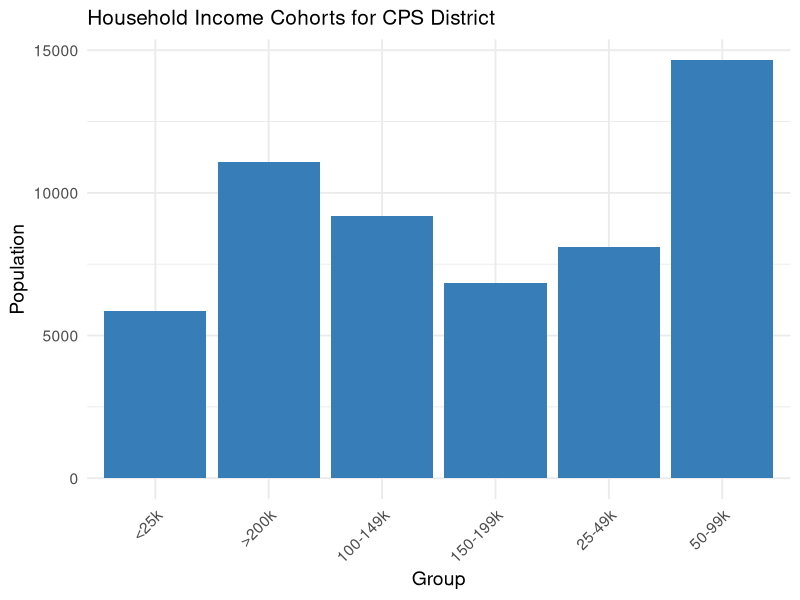

Source code (R):
#### Packages ####

library(tidyverse)

#### Data ####

df_judge <- read_csv("../data/Acs_Data.csv")

df_council <- read_csv("../data/Acs_Data.csv")

df_cps <- read_csv("../data/Acs_Data.csv")

#### Functions ####

make_histogram <- function(district="judge", data="age"){
  
  if(data == "age"){
  
  
  if(district == "judge"){
  df <- df_judge
}
  if(district == "council"){
    df <- df_council
  }
  if(district == "cps"){
    df <- df_cps
  }
  
  if(district == "judge"){
    word <- "Total Pop in Age Cohorts for Municiple Court, District 4"
  }
  if(district == "council"){
    word <- "Total Pop in Age Cohorts for City Council District"
  }
  if(district == "cps"){
    word <- "Total Pop in Age Cohorts for CPS District"
  }

  `0-9` <- sum(df$age_0_9)
  `10-19` <- sum(df$age_10_19)
  `20-29` <- sum(df$age_20_29)
  `30-39` <- sum(df$age_30_39)
  `40-49` <- sum(df$age_40_49)
  `50-59` <- sum(df$age_50_59)
  `60-69` <- sum(df$age_60_69)
  `70-79` <- sum(df$age_70_79)
  `80+` <- sum(df$age_80plus)
  
  
  values <- c(`0-9`,`10-19`,`20-29`,`30-39`,`40-49`,`50-59`,`60-69`,`70-79`,`80+`)
  names(values) <- c("0-9", "10-19", "20-29", "30-39","40-49","50-59","60-69","70-79","80+")
  
  }
  
  if(data == "income"){
    
    
    if(district == "judge"){
      df <- df_judge
    }
    if(district == "council"){
      df <- df_council
    }
    if(district == "cps"){
      df <- df_cps
    }
    
    if(district == "judge"){
      word <- "Household Income Cohorts for Municiple Court, District 4"
    }
    if(district == "council"){
      word <- "Household Income Cohorts for City Council District"
    }
    if(district == "cps"){
      word <- "Household Income Cohorts for CPS District"
    }
    
    `under25` <- sum(df$hhinc_under25k)
    `25_49` <- sum(df$hhinc_25_49k)
    `50_99` <- sum(df$hhinc_50_99k)
    `100_149` <- sum(df$hhinc_100_149k)
    `150_199` <- sum(df$hhinc_150_199k)
    `above200` <- sum(df$hhinc_200plus)
    
    
    values <- c(under25,`25_49`,`50_99`,`100_149`,
                `150_199`,above200)
   
     names(values) <- c("<25k", "25-49k", "50-99k", "100-149k",
                        "150-199k",">200k")
    
  }
  
  if(data == "race"){
      
      if(district == "judge"){
        df <- df_judge
      }
      if(district == "council"){
        df <- df_council
      }
      if(district == "cps"){
        df <- df_cps
      }
      
      if(district == "judge"){
        word <- "Frequency of Races for Municiple Court, District 4"
      }
      if(district == "council"){
        word <- "Frequency of Races for City Council District"
      }
      if(district == "cps"){
        word <- "Frequency of Races for CPS District"
      }
      
      `white` <- sum(df$whiteE)
      `black` <- sum(df$blackE)
      `asian` <- sum(df$asianE)
      `hispanic` <- sum(df$hispanicE)
      
      
      values <- c(white,`black`,`asian`,`hispanic`)
      
      names(values) <- c("White", "Black", "Asian", "Hispanic")

  }
  
  df_plot <- data.frame(
    age_group = names(values),
    population = values
  )
  
  ggplot(df_plot, aes(x = age_group, y = population)) +
    geom_bar(stat = "identity", fill = "#377eb8", show.legend = FALSE) +  # set your color here
    labs(title = word, x = "Group", y = "Population") +
    theme_minimal(base_size = 14) +
    theme(
      axis.text.x = element_text(angle = 45, hjust = 1),
      plot.title = element_text(size = 15)
    )
}

make_histogram("cps","income")
